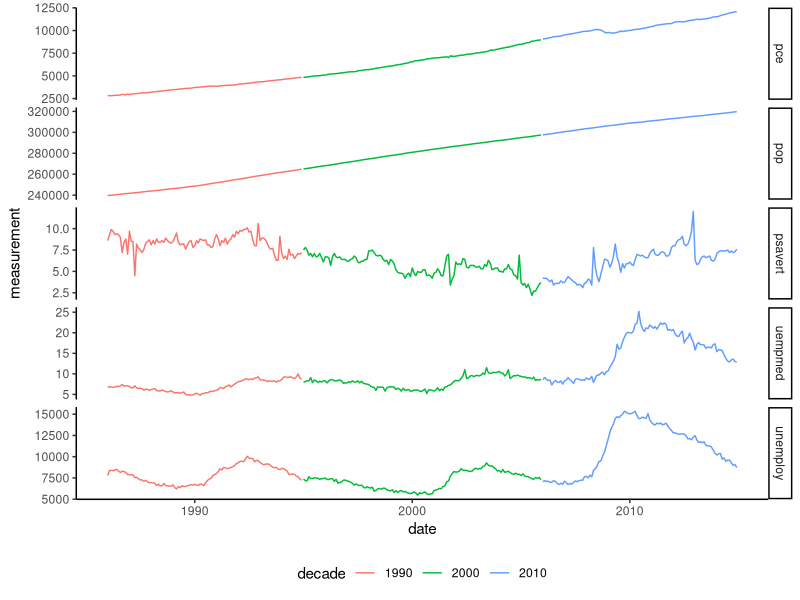

Write the R code that produced this figure.
## ---- chunk 1
knitr::opts_chunk$set(echo = TRUE, message = FALSE)
library(tidyverse)
library(lubridate)
## ---- chunk 2
eco_mutate <- economics %>% 
  mutate(years = year(date),
         months = month(date),
         decade = factor(round(years / 10) * 10)) %>% 
  gather(key = metric_name, value = measurement, pce, pop, psavert, uempmed, unemploy)

eco_mutate %>% 
  filter(decade %in% c("1990", "2000","2010")) %>% 
  ggplot(aes(x = date, y = measurement, color = decade)) +
  geom_line() +
  facet_grid(metric_name ~ ., scales = "free_y") +
  theme_classic() +
  theme(legend.position = "bottom")
